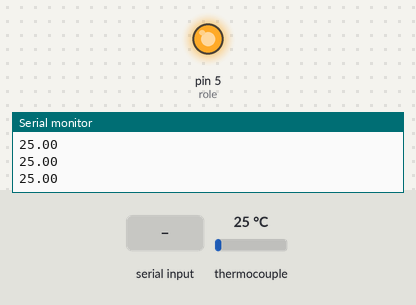
This sketch was run on a simulated Arduino Uno, built with avr-gcc and run on an emulated ATmega328P. On the bench: output pins drawn as LEDs (lit = HIGH), the last lines printed to the serial monitor. The test bench sets the inputs (shaded band); at power-on: thermocouple 25 °C.

Above: at 1.7 s.
1.8 s: "1" received over Serial
At 3.2 s:
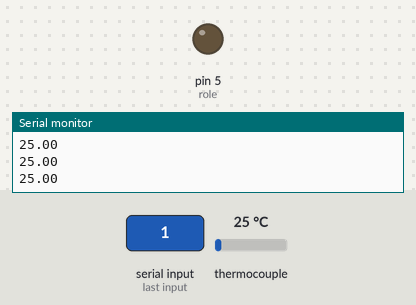
3.5 s: "0" received over Serial
At 4.7 s:
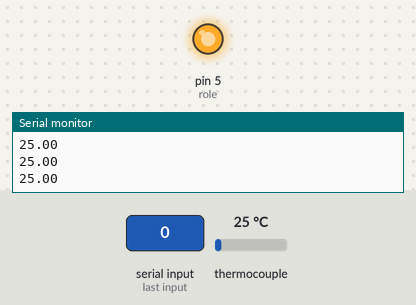
Timing chart, 0 to 6.5 s (numbered marks = the images above; inputs shaded):
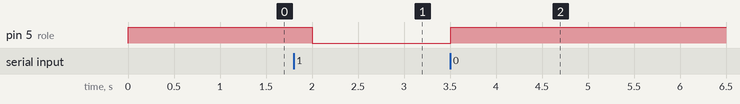

The sketch:

tia_arduino.ino
```cpp
#include "max6675.h"

int ktcSO = 8;
int ktcCS = 9;
int ktcCLK = 10;

int role=5;
int roleDurum = 0;

MAX6675 ktc(ktcCLK, ktcCS, ktcSO);

float sicaklik;

void setup() {
  pinMode(role, OUTPUT);
  digitalWrite(role,HIGH); //role kapali
  Serial.begin(9600);

  delay(500);
}

void loop() {
  // basic readout test
   sicaklik = ktc.readCelsius();

   Serial.println(sicaklik);

   if(Serial.available() > 0)
   {
      roleDurum = Serial.read();

      if(roleDurum == '0')
      {
        digitalWrite(role,HIGH);
        //Serial.println(roleDurum);
      }
      else if(roleDurum == '1')
      {
        digitalWrite(role,LOW);
        //Serial.println(roleDurum);
      }
      else
        Serial.println(sicaklik);
   }

   delay(500); //minimum 500 delay
}
```

Measured:
- after the input at 1.8 s, pin 5 (role): HIGH → LOW after 0.20 s
- after the input at 3.5 s, pin 5 (role): LOW → HIGH at once
